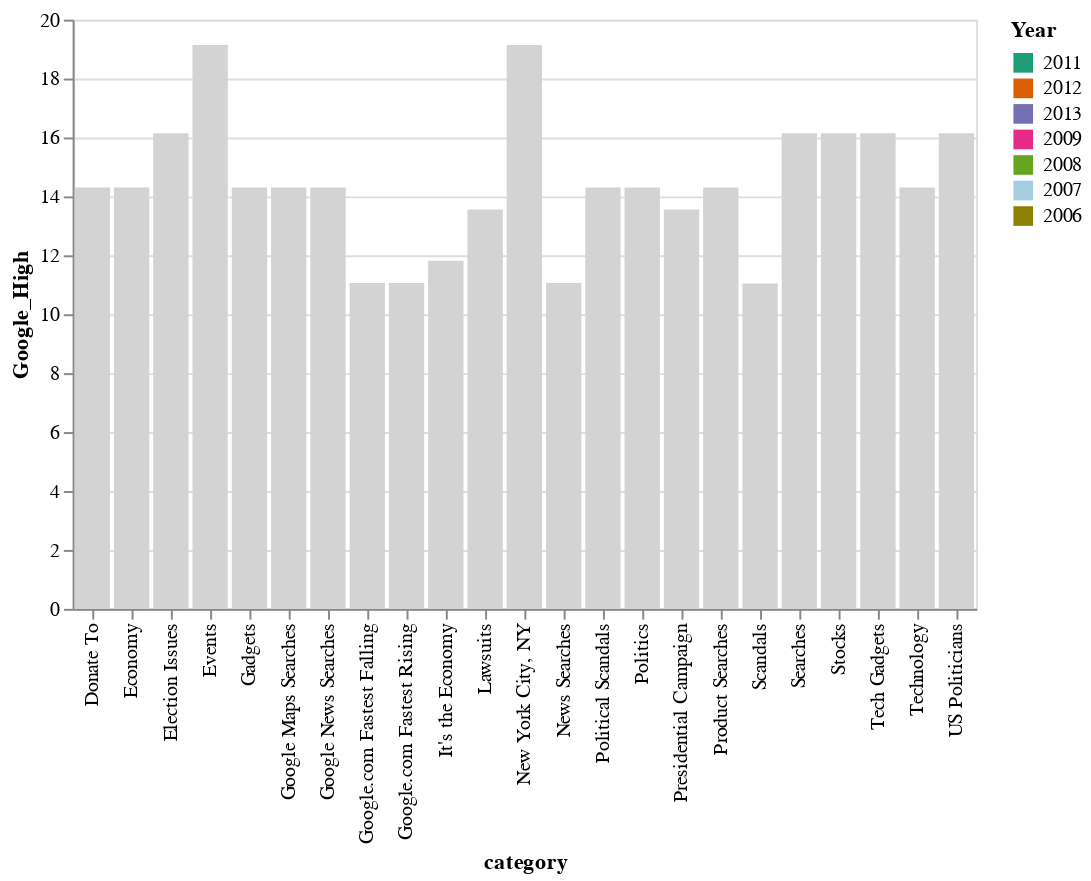

The cell this chart's notebook holds for it:
### Code cell
color_palette = ['#1b9e77', '#d95f02', '#7570b3', '#e7298a', '#66a61e', '#a6cee3', '#8B8000']

years_extracted = grouped_google['year'].unique().tolist()
input_radio = alt.binding_radio(
    options= years_extracted,
    name='Select Year'
)
input_var = alt.param(bind=input_radio, value='2006') 
alt.Chart(grouped_google).mark_bar().add_params(input_var).encode(
    alt.Y('Google_High:Q'),
    alt.X('category:N'),
    color = alt.condition(
        alt.datum.year == input_var, 
        alt.Color('Year:N', scale=alt.Scale(domain=years_extracted, range = color_palette)), 
        alt.value('lightgrey')  
    ),
    tooltip=['Top_Query:N', 'year:Q'],
    opacity=alt.condition(input_var, alt.value(1), alt.value(0.1)) 
)

### Figure 1 — Vega-Lite specification as saved in the notebook (floating-point values rounded to 4 significant figures)
{"config": {"view": {"continuousWidth": 300, "continuousHeight": 300}}, "data": {"name": "data-b933b0e4135f7a5f53e847af1556a75f"}, "mark": {"type": "bar"}, "encoding": {"color": {"condition": {"test": "(datum.year === param_8)", "field": "Year", "scale": {"domain": [2011, 2012, 2013, 2009, 2008, 2007, 2006], "range": ["#1b9e77", "#d95f02", "#7570b3", "#e7298a", "#66a61e", "#a6cee3", "#8B8000"]}, "type": "nominal"}, "value": "lightgrey"}, "opacity": {"condition": {"param": "param_8", "value": 1}, "value": 0.1}, "tooltip": [{"field": "Top_Query", "type": "nominal"}, {"field": "year", "type": "quantitative"}], "x": {"field": "category", "type": "nominal"}, "y": {"field": "Google_High", "type": "quantitative"}}, "params": [{"name": "param_8", "bind": {"input": "radio", "options": [2011, 2012, 2013, 2009, 2008, 2007, 2006], "name": "Select Year"}, "value": "2006"}], "$schema": "https://vega.github.io/schema/vega-lite/v5.20.1.json", "datasets": {"data-b933b0e4135f7a5f53e847af1556a75f": [{"category": "Donate To", "location": "United States", "year": 2011, "rank": 1, "Top_Query": "Donate to Japan", "Google_Volume": 31140000000.0, "Google_High": 14.31, "Google_Low": 14.04, "Year": 2011}, {"category": "Economy", "location": "United States", "year": 2011, "rank": 1, "Top_Query": "Debt Ceiling", "Google_Volume": 31140000000.0, "Google_High": 14.31, "Google_Low": 14.04, "Year": 2011}, {"category": "Election Issues", "location": "United States", "year": 2012, "rank": 1, "Top_Query": "Abortion", "Google_Volume": 26140000000.0, "Google_High": 16.15, "Google_Low": 15.86, "Year": 2012}, {"category": "Events", "location": "United States", "year": 2013, "rank": 1, "Top_Query": "Boston Marathon", "Google_Volume": 4326000000.0, "Google_High": 19.14, "Google_Low": 18.85, "Year": 2013}, {"category": "Gadgets", "location": "United States", "year": 2011, "rank": 1, "Top_Query": "Kindle Fire", "Google_Volume": 31140000000.0, "Google_High": 14.31, "Google_Low": 14.04, "Year": 2011}, {"category": "Google Maps Searches", "location": "United States", "year": 2011, "rank": 1, "Top_Query": "IKEA", "Google_Volume": 31140000000.0, "Google_High": 14.31, "Google_Low": 14.04, "Year": 2011}, {"category": "Google News Searches", "location": "United States", "year": 2011, "rank": 1, "Top_Query": "Hurricane Irene", "Google_Volume": 31140000000.0, "Google_High": 14.31, "Google_Low": 14.04, "Year": 2011}, {"category": "Google.com Fastest Falling", "location": "United States", "year": 2009, "rank": 1, "Top_Query": "Heath Ledger", "Google_Volume": 35500000000.0, "Google_High": 11.06, "Google_Low": 10.82, "Year": 2009}, {"category": "Google.com Fastest Rising", "location": "United States", "year": 2009, "rank": 1, "Top_Query": "Facebook", "Google_Volume": 35500000000.0, "Google_High": 11.06, "Google_Low": 10.82, "Year": 2009}, {"category": "It's the Economy", "location": "United States", "year": 2008, "rank": 1, "Top_Query": "Bailout", "Google_Volume": 64210000000.0, "Google_High": 11.81, "Google_Low": 11.37, "Year": 2008}, {"category": "Lawsuits", "location": "United States", "year": 2007, "rank": 1, "Top_Query": "Borat Lawsuit", "Google_Volume": 54810000000.0, "Google_High": 13.55, "Google_Low": 13.28, "Year": 2007}, {"category": "New York City, NY", "location": "United States", "year": 2013, "rank": 1, "Top_Query": "Boston Marathon", "Google_Volume": 4326000000.0, "Google_High": 19.14, "Google_Low": 18.85, "Year": 2013}, {"category": "News Searches", "location": "United States", "year": 2009, "rank": 1, "Top_Query": "Jon and Kate", "Google_Volume": 35500000000.0, "Google_High": 11.06, "Google_Low": 10.82, "Year": 2009}, {"category": "Political Scandals", "location": "United States", "year": 2011, "rank": 1, "Top_Query": "Murdoch Scandal", "Google_Volume": 31140000000.0, "Google_High": 14.31, "Google_Low": 14.04, "Year": 2011}, {"category": "Politics", "location": "United States", "year": 2011, "rank": 1, "Top_Query": "Herman Cain", "Google_Volume": 31140000000.0, "Google_High": 14.31, "Google_Low": 14.04, "Year": 2011}, {"category": "Presidential Campaign", "location": "United States", "year": 2007, "rank": 1, "Top_Query": "Fred Thompson", "Google_Volume": 54810000000.0, "Google_High": 13.55, "Google_Low": 13.28, "Year": 2007}, {"category": "Product Searches", "location": "United States", "year": 2011, "rank": 1, "Top_Query": "HP TouchPad", "Google_Volume": 31140000000.0, "Google_High": 14.31, "Google_Low": 14.04, "Year": 2011}, {"category": "Scandals", "location": "United States", "year": 2006, "rank": 1, "Top_Query": "Duke Lacrosse Scandal", "Google_Volume": 22130000000.0, "Google_High": 11.04, "Google_Low": 10.84, "Year": 2006}, {"category": "Searches", "location": "United States", "year": 2012, "rank": 1, "Top_Query": "Election 2012", "Google_Volume": 26140000000.0, "Google_High": 16.15, "Google_Low": 15.86, "Year": 2012}, {"category": "Stocks", "location": "United States", "year": 2012, "rank": 1, "Top_Query": "FB", "Google_Volume": 4326000000.0, "Google_High": 16.15, "Google_Low": 15.86, "Year": 2012}, {"category": "Tech Gadgets", "location": "United States", "year": 2012, "rank": 1, "Top_Query": "Playstation 4", "Google_Volume": 4326000000.0, "Google_High": 16.15, "Google_Low": 15.86, "Year": 2012}, {"category": "Technology", "location": "United States", "year": 2011, "rank": 1, "Top_Query": "OS X Lion", "Google_Volume": 31140000000.0, "Google_High": 14.31, "Google_Low": 14.04, "Year": 2011}, {"category": "US Politicians", "location": "United States", "year": 2012, "rank": 1, "Top_Query": "Barack Obama", "Google_Volume": 26140000000.0, "Google_High": 16.15, "Google_Low": 15.86, "Year": 2012}]}}
